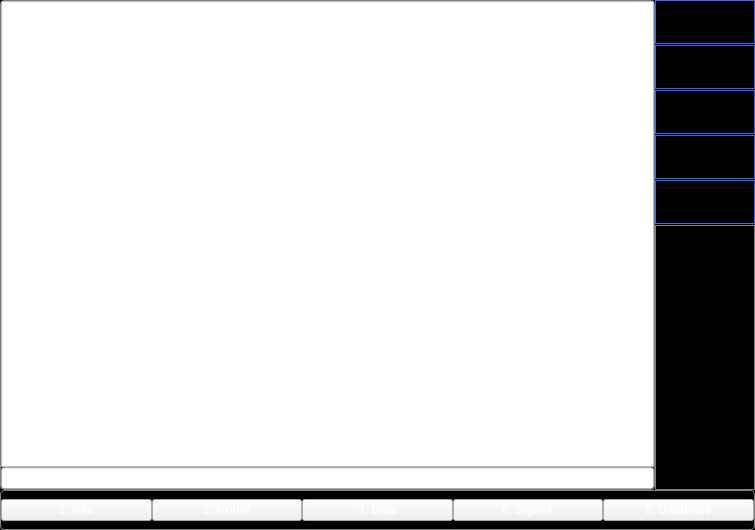
<?xml version="1.0" encoding="UTF-8"?>
<ui version="4.0">
 <class>MainWindow</class>
 <widget class="QMainWindow" name="MainWindow">
  <property name="geometry">
   <rect>
    <x>0</x>
    <y>0</y>
    <width>755</width>
    <height>530</height>
   </rect>
  </property>
  <property name="windowTitle">
   <string>iNav</string>
  </property>
  <property name="styleSheet">
   <string notr="true">

#MainWindow {
background: black;

}


#frameNav{
border: 1px solid gray;
border-radius: 4px;

}
#frameFooter{
border: 1px solid gray;
border-radius: 4px;
background: black;

}

QPushButton {
font-family: &quot;Arial&quot;;
font-weight: bold;
color: white;
}</string>
  </property>
  <widget class="QWidget" name="centralWidget">
   <layout class="QVBoxLayout" name="verticalLayout">
    <property name="spacing">
     <number>0</number>
    </property>
    <property name="margin">
     <number>0</number>
    </property>
    <item>
     <widget class="QFrame" name="frameContainerBody">
      <property name="frameShape">
       <enum>QFrame::NoFrame</enum>
      </property>
      <property name="frameShadow">
       <enum>QFrame::Raised</enum>
      </property>
      <layout class="QHBoxLayout" name="horizontalLayout">
       <property name="spacing">
        <number>0</number>
       </property>
       <property name="margin">
        <number>0</number>
       </property>
       <item>
        <widget class="QFrame" name="frameNav">
         <property name="sizePolicy">
          <sizepolicy hsizetype="Preferred" vsizetype="Preferred">
           <horstretch>0</horstretch>
           <verstretch>0</verstretch>
          </sizepolicy>
         </property>
         <property name="frameShape">
          <enum>QFrame::Box</enum>
         </property>
         <property name="frameShadow">
          <enum>QFrame::Raised</enum>
         </property>
         <layout class="QVBoxLayout" name="verticalLayout_3">
          <property name="spacing">
           <number>0</number>
          </property>
          <property name="margin">
           <number>0</number>
          </property>
          <item>
           <widget class="QTextBrowser" name="textBrowser"/>
          </item>
          <item>
           <widget class="QLineEdit" name="lineEdit"/>
          </item>
         </layout>
        </widget>
       </item>
       <item>
        <widget class="QFrame" name="frameInfo">
         <property name="sizePolicy">
          <sizepolicy hsizetype="Fixed" vsizetype="Preferred">
           <horstretch>0</horstretch>
           <verstretch>0</verstretch>
          </sizepolicy>
         </property>
         <property name="minimumSize">
          <size>
           <width>100</width>
           <height>0</height>
          </size>
         </property>
         <property name="styleSheet">
          <string notr="true">#frameInfoA {
 border: 1px solid #3566ff;
}
#frameInfoB {
 border: 1px solid #3566ff;
}</string>
         </property>
         <property name="frameShape">
          <enum>QFrame::NoFrame</enum>
         </property>
         <property name="frameShadow">
          <enum>QFrame::Raised</enum>
         </property>
         <layout class="QVBoxLayout" name="verticalLayout_2">
          <property name="spacing">
           <number>1</number>
          </property>
          <property name="margin">
           <number>0</number>
          </property>
          <item>
           <widget class="QFrame" name="frameInfoA">
            <property name="sizePolicy">
             <sizepolicy hsizetype="Preferred" vsizetype="Fixed">
              <horstretch>0</horstretch>
              <verstretch>0</verstretch>
             </sizepolicy>
            </property>
            <property name="minimumSize">
             <size>
              <width>0</width>
              <height>44</height>
             </size>
            </property>
            <property name="frameShape">
             <enum>QFrame::StyledPanel</enum>
            </property>
            <property name="frameShadow">
             <enum>QFrame::Raised</enum>
            </property>
            <layout class="QVBoxLayout" name="verticalLayout_InfoA">
             <property name="spacing">
              <number>0</number>
             </property>
             <property name="leftMargin">
              <number>2</number>
             </property>
             <property name="topMargin">
              <number>2</number>
             </property>
             <property name="rightMargin">
              <number>0</number>
             </property>
             <property name="bottomMargin">
              <number>0</number>
             </property>
            </layout>
           </widget>
          </item>
          <item>
           <widget class="QFrame" name="frameInfoB">
            <property name="sizePolicy">
             <sizepolicy hsizetype="Preferred" vsizetype="Fixed">
              <horstretch>0</horstretch>
              <verstretch>0</verstretch>
             </sizepolicy>
            </property>
            <property name="minimumSize">
             <size>
              <width>0</width>
              <height>44</height>
             </size>
            </property>
            <property name="styleSheet">
             <string notr="true">#frameInfoA {
 border: 1px solid #8f8f91;
}</string>
            </property>
            <property name="frameShape">
             <enum>QFrame::StyledPanel</enum>
            </property>
            <property name="frameShadow">
             <enum>QFrame::Raised</enum>
            </property>
            <layout class="QVBoxLayout" name="verticalLayout_InfoB">
             <property name="spacing">
              <number>0</number>
             </property>
             <property name="leftMargin">
              <number>2</number>
             </property>
             <property name="topMargin">
              <number>2</number>
             </property>
             <property name="rightMargin">
              <number>0</number>
             </property>
             <property name="bottomMargin">
              <number>0</number>
             </property>
            </layout>
           </widget>
          </item>
          <item>
           <widget class="QFrame" name="frameInfoC">
            <property name="sizePolicy">
             <sizepolicy hsizetype="Preferred" vsizetype="Fixed">
              <horstretch>0</horstretch>
              <verstretch>0</verstretch>
             </sizepolicy>
            </property>
            <property name="minimumSize">
             <size>
              <width>0</width>
              <height>44</height>
             </size>
            </property>
            <property name="styleSheet">
             <string notr="true">#frameInfoC {
 border: 1px solid #3566ff;
}</string>
            </property>
            <property name="frameShape">
             <enum>QFrame::StyledPanel</enum>
            </property>
            <property name="frameShadow">
             <enum>QFrame::Raised</enum>
            </property>
            <layout class="QVBoxLayout" name="verticalLayout_InfoC">
             <property name="spacing">
              <number>0</number>
             </property>
             <property name="leftMargin">
              <number>2</number>
             </property>
             <property name="topMargin">
              <number>2</number>
             </property>
             <property name="rightMargin">
              <number>0</number>
             </property>
             <property name="bottomMargin">
              <number>0</number>
             </property>
            </layout>
           </widget>
          </item>
          <item>
           <widget class="QFrame" name="frameInfoD">
            <property name="sizePolicy">
             <sizepolicy hsizetype="Preferred" vsizetype="Fixed">
              <horstretch>0</horstretch>
              <verstretch>0</verstretch>
             </sizepolicy>
            </property>
            <property name="minimumSize">
             <size>
              <width>0</width>
              <height>44</height>
             </size>
            </property>
            <property name="styleSheet">
             <string notr="true">#frameInfoD {
 border: 1px solid #3566ff;
}</string>
            </property>
            <property name="frameShape">
             <enum>QFrame::StyledPanel</enum>
            </property>
            <property name="frameShadow">
             <enum>QFrame::Raised</enum>
            </property>
            <layout class="QVBoxLayout" name="verticalLayout_InfoD">
             <property name="spacing">
              <number>0</number>
             </property>
             <property name="leftMargin">
              <number>2</number>
             </property>
             <property name="topMargin">
              <number>2</number>
             </property>
             <property name="rightMargin">
              <number>0</number>
             </property>
             <property name="bottomMargin">
              <number>0</number>
             </property>
            </layout>
           </widget>
          </item>
          <item>
           <widget class="QFrame" name="frameInfoE">
            <property name="sizePolicy">
             <sizepolicy hsizetype="Preferred" vsizetype="Fixed">
              <horstretch>0</horstretch>
              <verstretch>0</verstretch>
             </sizepolicy>
            </property>
            <property name="minimumSize">
             <size>
              <width>0</width>
              <height>44</height>
             </size>
            </property>
            <property name="styleSheet">
             <string notr="true">#frameInfoE {
 border: 1px solid #3566ff;
}</string>
            </property>
            <property name="frameShape">
             <enum>QFrame::StyledPanel</enum>
            </property>
            <property name="frameShadow">
             <enum>QFrame::Raised</enum>
            </property>
            <layout class="QVBoxLayout" name="verticalLayout_InfoE">
             <property name="spacing">
              <number>0</number>
             </property>
             <property name="leftMargin">
              <number>2</number>
             </property>
             <property name="topMargin">
              <number>2</number>
             </property>
             <property name="rightMargin">
              <number>0</number>
             </property>
             <property name="bottomMargin">
              <number>0</number>
             </property>
            </layout>
           </widget>
          </item>
          <item>
           <widget class="QFrame" name="frameFiller">
            <property name="styleSheet">
             <string notr="true">#frameFiller {
 border: 1px solid gray;
}</string>
            </property>
            <property name="frameShape">
             <enum>QFrame::StyledPanel</enum>
            </property>
            <property name="frameShadow">
             <enum>QFrame::Raised</enum>
            </property>
           </widget>
          </item>
         </layout>
        </widget>
       </item>
      </layout>
     </widget>
    </item>
    <item>
     <widget class="QFrame" name="frameContainerFooter">
      <property name="sizePolicy">
       <sizepolicy hsizetype="Preferred" vsizetype="Fixed">
        <horstretch>0</horstretch>
        <verstretch>0</verstretch>
       </sizepolicy>
      </property>
      <property name="minimumSize">
       <size>
        <width>0</width>
        <height>40</height>
       </size>
      </property>
      <property name="frameShape">
       <enum>QFrame::NoFrame</enum>
      </property>
      <property name="frameShadow">
       <enum>QFrame::Raised</enum>
      </property>
      <layout class="QHBoxLayout" name="horizontalLayout_2">
       <property name="spacing">
        <number>0</number>
       </property>
       <property name="margin">
        <number>0</number>
       </property>
       <item>
        <widget class="QFrame" name="frameFooter">
         <property name="styleSheet">
          <string notr="true">QPushButton {
         border: 2px solid #8f8f91;
         border-radius: 6px;
         background-color: black;
         min-width: 80px;
     }

     QPushButton:pressed {
         background-color :gray;
     }

     QPushButton:flat {
         border: none; /* no border for a flat push button */
     }

     QPushButton:default {
         border-color: navy; /* make the 
}</string>
         </property>
         <property name="frameShape">
          <enum>QFrame::Box</enum>
         </property>
         <property name="frameShadow">
          <enum>QFrame::Raised</enum>
         </property>
         <layout class="QHBoxLayout" name="horizontalLayout_3">
          <property name="spacing">
           <number>0</number>
          </property>
          <property name="margin">
           <number>0</number>
          </property>
          <item>
           <widget class="QPushButton" name="pushButton">
            <property name="text">
             <string>1. Nav</string>
            </property>
           </widget>
          </item>
          <item>
           <widget class="QPushButton" name="pushButton_2">
            <property name="text">
             <string>2. Route</string>
            </property>
           </widget>
          </item>
          <item>
           <widget class="QPushButton" name="pushButton_3">
            <property name="text">
             <string>3. Data</string>
            </property>
           </widget>
          </item>
          <item>
           <widget class="QPushButton" name="pushButton_4">
            <property name="text">
             <string>4. Signal </string>
            </property>
           </widget>
          </item>
          <item>
           <widget class="QPushButton" name="pushButton_5">
            <property name="text">
             <string>5. Database</string>
            </property>
           </widget>
          </item>
         </layout>
        </widget>
       </item>
      </layout>
     </widget>
    </item>
   </layout>
  </widget>
 </widget>
 <layoutdefault spacing="6" margin="11"/>
 <resources/>
 <connections/>
</ui>
